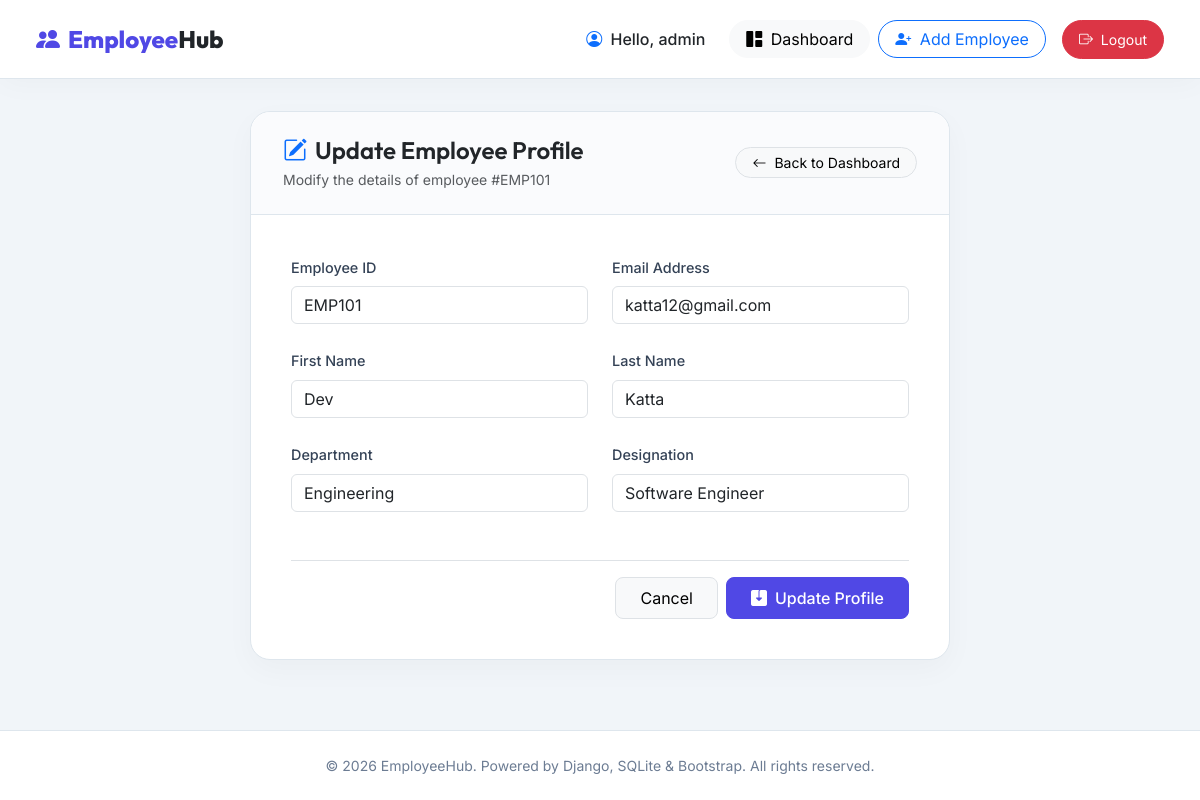
Page /update/1/ (signed in) on the committed database.
### employee/models.py (models this page shows, shortened)
class Employee(models.Model):
    emp_id = models.CharField(max_length=10, unique=True)
    first_name = models.CharField(max_length=50)
    last_name = models.CharField(max_length=50)
    email = models.EmailField(unique=True)
    department = models.CharField(max_length=50)
    designation = models.CharField(max_length=50)

### employee/views.py (the view)
# urls.py: path('update/<int:pk>/', views.update_employee, name='update'),
@login_required(login_url='login')
def update_employee(request, pk):
    employee = get_object_or_404(Employee, pk=pk)
    if request.method == 'POST':
        form = EmployeeForm(request.POST, instance=employee)
        if form.is_valid():
            form.save()
            messages.success(request, f"Employee {employee.first_name} {employee.last_name} profile successfully updated.")
            return redirect('dashboard')
        else:
            messages.error(request, "Please correct the errors below.")
    else:
        form = EmployeeForm(instance=employee)
    return render(request, 'employee/employee_form.html', {'form': form})

### employee/forms.py
class EmployeeForm(forms.ModelForm):
    class Meta:
        model = Employee
        fields = ['emp_id', 'first_name', 'last_name', 'email', 'department', 'designation']
        widgets = {
            'emp_id': forms.TextInput(attrs={'class': 'form-control', 'placeholder': 'e.g. EMP101'}),
            'first_name': forms.TextInput(attrs={'class': 'form-control', 'placeholder': 'e.g. John'}),
            'last_name': forms.TextInput(attrs={'class': 'form-control', 'placeholder': 'e.g. Doe'}),
            'email': forms.EmailInput(attrs={'class': 'form-control', 'placeholder': 'e.g. john.doe@example.com'}),
            'department': forms.TextInput(attrs={'class': 'form-control', 'placeholder': 'e.g. Engineering'}),
            'designation': forms.TextInput(attrs={'class': 'form-control', 'placeholder': 'e.g. Software Engineer'}),
        }

### employee/templates/employee/employee_form.html (shortened to what this page needs)
{% extends 'employee/base.html' %}
{% block content %}
<div class="form-card card">
    <div class="form-header d-flex align-items-center justify-content-between">
        <div>
            <h4 class="mb-1 text-dark">
                {% if form.instance.pk %}
                    <i class="bi bi-pencil-square me-2 text-primary"></i>Update Employee Profile
                {% else %}
                    <i class="bi bi-person-plus-fill me-2 text-primary"></i>Add New Employee
                {% endif %}
            </h4>
            <p class="text-muted mb-0 small">
                {% if form.instance.pk %}Modify the details of employee #{{ form.instance.emp_id }}{% else %}Fill in details to onboard a new employee.{% endif %}
            </p>
        </div>
        <a href="{% url 'dashboard' %}" class="btn btn-sm btn-light border rounded-pill px-3">
            <i class="bi bi-arrow-left me-1"></i> Back to Dashboard
        </a>
    </div>
    <form method="post" novalidate>
        <div class="form-body">
            <div class="row g-4">
                <div class="col-12 col-md-6">
                    <label for="{{ form.emp_id.id_for_label }}" class="form-label">Employee ID</label>
                    {{ form.emp_id }}
                </div>
                <div class="col-12 col-md-6">
                    <label for="{{ form.email.id_for_label }}" class="form-label">Email Address</label>
                    {{ form.email }}
                </div>
                <div class="col-12 col-md-6">
                    <label for="{{ form.first_name.id_for_label }}" class="form-label">First Name</label>
                    {{ form.first_name }}
                </div>
                <div class="col-12 col-md-6">
                    <label for="{{ form.last_name.id_for_label }}" class="form-label">Last Name</label>
                    {{ form.last_name }}
                </div>
                <div class="col-12 col-md-6">
                    <label for="{{ form.department.id_for_label }}" class="form-label">Department</label>
                    {{ form.department }}
                </div>
                <div class="col-12 col-md-6">
                    <label for="{{ form.designation.id_for_label }}" class="form-label">Designation</label>
                    {{ form.designation }}
                </div>
            </div>
            <div class="d-flex justify-content-end gap-2 mt-5 pt-3 border-top">
                <a href="{% url 'dashboard' %}" class="btn btn-light border px-4 py-2" style="border-radius: 0.5rem;">Cancel</a>
                <button type="submit" class="btn btn-primary-custom px-4 py-2">
                    <i class="bi bi-save2-fill me-2"></i>{% if form.instance.pk %}Update Profile{% else %}Add Employee{% endif %}
                </button>
            </div>
        </div>
    </form>
</div>
{% endblock %}

### employee/templates/employee/base.html (shortened to what this page needs)
<!DOCTYPE html>
<html lang="en">
<head>
    <link href="https://cdn.jsdelivr.net/npm/bootstrap@5.3.2/dist/css/bootstrap.min.css" rel="stylesheet">
    <link href="https://cdn.jsdelivr.net/npm/bootstrap-icons@1.11.1/font/bootstrap-icons.css" rel="stylesheet">
</head>
<body>
    {% if user.is_authenticated %}
    <nav class="navbar navbar-expand-lg navbar-custom sticky-top">
        <div class="container-fluid">
            <a class="navbar-brand navbar-brand-custom" href="{% url 'dashboard' %}">
                <i class="bi bi-people-fill"></i>
                <span>Employee<span class="text-dark">Hub</span></span>
            </a>
            <div class="collapse navbar-collapse" id="navbarNav">
                <ul class="navbar-nav ms-auto align-items-center gap-2 mt-3 mt-lg-0">
                    <li class="nav-item">
                        <span class="nav-link text-dark fw-medium pe-3">
                            <i class="bi bi-person-circle me-1 text-primary"></i> Hello, {{ user.username }}
                        </span>
                    </li>
                    <li class="nav-item">
                        <a href="{% url 'dashboard' %}" class="btn btn-light rounded-pill px-3">
                            <i class="bi bi-grid-1x2-fill me-1"></i> Dashboard
                        </a>
                    </li>
                    <li class="nav-item">
                        <a href="{% url 'add' %}" class="btn btn-outline-primary rounded-pill px-3">
                            <i class="bi bi-person-plus-fill me-1"></i> Add Employee
                        </a>
                    </li>
                    <li class="nav-item ms-lg-2">
                        <form method="post" action="{% url 'logout' %}" class="d-inline">
                            <button type="submit" class="btn btn-danger btn-sm rounded-pill px-3 py-2">
                                <i class="bi bi-box-arrow-right me-1"></i> Logout
                            </button>
                        </form>
                    </li>
                </ul>
            </div>
        </div>
    </nav>
    {% endif %}
    <div class="container py-4 my-2">
        {% block content %}{% endblock %}
    </div>
    <footer>
        <div class="container text-center">
            <p class="mb-0">&copy; 2026 EmployeeHub. Powered by Django, SQLite & Bootstrap. All rights reserved.</p>
        </div>
    </footer>
</body>
</html>

### employee/templates/employee/base.html (style rules this page uses)
:root { --primary-color: hsl(243, 75%, 59%); --primary-hover: hsl(243, 75%, 50%); --primary-light: hsl(243, 75%, 95%); --secondary-color: hsl(215, 25%, 27%); --accent-success: hsl(162, 76%, 40%); --accent-danger: hsl(349, 86%, 55%); --bg-color: hsl(210, 40%, 96%); --card-bg: #ffffff; --text-main: hsl(215, 25%, 15%); --text-muted: hsl(215, 15%, 50%); --border-color: hsl(210, 30%, 90%); }
body { font-family: 'Inter', sans-serif; background-color: var(--bg-color); color: var(--text-main); min-height: 100vh; display: flex; flex-direction: column; }
h1, h2, h3, h4, h5, h6 { font-family: 'Outfit', sans-serif; font-weight: 600; }
.navbar-custom { background-color: var(--card-bg); border-bottom: 1px solid var(--border-color); padding: 1rem 1.5rem; box-shadow: 0 4px 30px rgba(0, 0, 0, 0.03); }
.navbar-brand-custom { font-family: 'Outfit', sans-serif; font-weight: 800; font-size: 1.5rem; color: var(--primary-color) !important; display: flex; align-items: center; gap: 0.5rem; }
.btn-primary-custom { background-color: var(--primary-color); border-color: var(--primary-color); color: #fff; font-weight: 500; border-radius: 0.5rem; padding: 0.6rem 1.5rem; transition: all 0.2s ease; }
footer { margin-top: auto; background-color: var(--card-bg); border-top: 1px solid var(--border-color); padding: 1.5rem 0; color: var(--text-muted); font-size: 0.875rem; }

### employee/templates/employee/employee_form.html (style rules this page uses)
.form-card { max-width: 700px; margin: 0 auto; border-radius: 1.25rem; background-color: var(--card-bg); border: 1px solid var(--border-color); box-shadow: 0 10px 30px rgba(0, 0, 0, 0.03); }
.form-header { border-bottom: 1px solid var(--border-color); padding: 1.5rem 2rem; background-color: hsl(210, 40%, 98.5%); border-top-left-radius: 1.25rem; border-top-right-radius: 1.25rem; }
.form-body { padding: 2.5rem; }
.form-label { font-weight: 500; color: var(--secondary-color); font-size: 0.9rem; margin-bottom: 0.5rem; }

### rows in the picture
Employee: instance.emp_id "EMP101", emp_id "EMP101", email "katta12@gmail.com", first_name "Dev", last_name "Katta", department "Engineering", designation "Software Engineer"

### other values in the picture
{{ user.username }} "admin"
